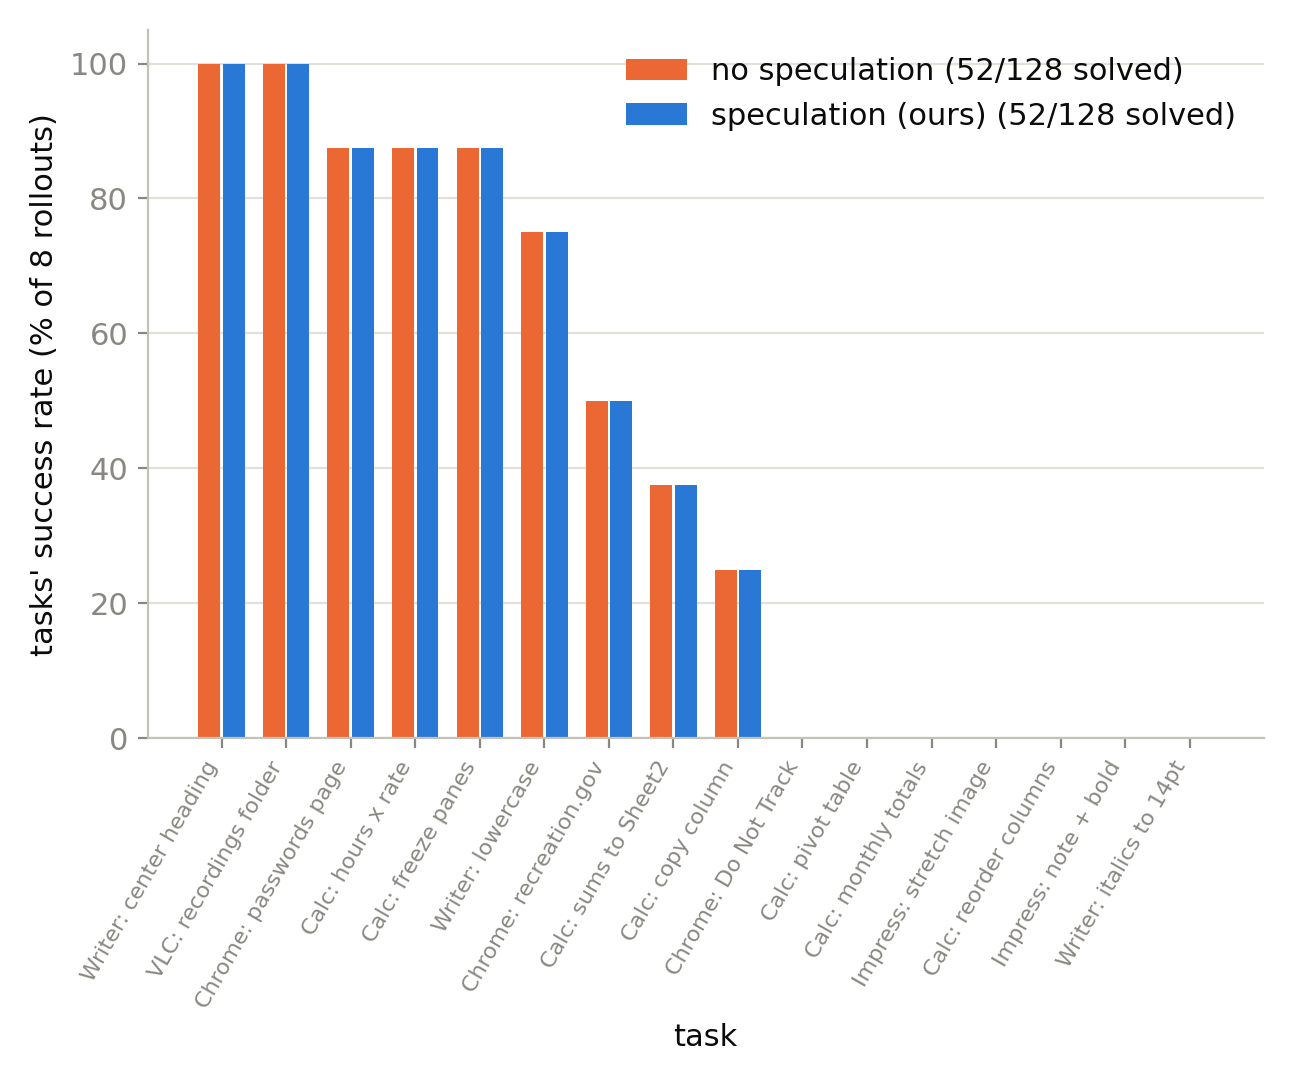

The Python source for this figure:
"""Per-task success rate (reward >= 0.9 over the task's rollouts), no speculation vs speculation, same recording replayed.

  python3 spec_reward.py OUT BASELINE_RUN SPEC_RUN   -> OUT/spec_reward.png/.svg, OUT/rewards.csv
"""
import json, sys
from collections import defaultdict
from pathlib import Path

import matplotlib
matplotlib.use("Agg")
import matplotlib.pyplot as plt

from timeline_plot import INK, MUTED, GRID, AXIS
from spec_plot import LABEL, COLOR


NAMES = {"3ef2b351": "Writer: center heading", "8ba5ae7a": "VLC: recordings folder", "12086550": "Chrome: passwords page",
         "357ef137": "Calc: hours x rate", "4188d3a4": "Calc: freeze panes", "d53ff5ee": "Writer: lowercase",
         "b4f95342": "Chrome: recreation.gov", "42e0a640": "Calc: sums to Sheet2", "1273e544": "Calc: copy column",
         "030eeff7": "Chrome: Do Not Track", "1954cced": "Calc: pivot table", "26a8440e": "Calc: monthly totals",
         "5d901039": "Impress: stretch image", "7a4e4bc8": "Calc: reorder columns", "7dbc52a6": "Impress: note + bold",
         "e246f6d8": "Writer: italics to 14pt"}


def rewards(run):
    out = defaultdict(dict)
    for e in map(json.loads, open(Path(run) / "events.jsonl")):
        if e["event"] == "rollout_done":
            out[e["task"]][e["k"]] = e["reward"]
    return out


def main():
    out = Path(sys.argv[1]); out.mkdir(parents=True, exist_ok=True)
    runs = [rewards(r) for r in sys.argv[2:4]]
    tasks = json.load(open(Path(sys.argv[2]) / "config.json")).get("tasks_list") or None
    apps = {}
    for run in sys.argv[2:4]:
        for e in map(json.loads, open(Path(run) / "events.jsonl")):
            if e["event"] == "rollout_done" and "app" in e:
                apps[e["task"]] = e["app"]
    order = sorted(runs[0], key=lambda t: (-sum(v >= 0.9 for v in runs[0][t].values()), t))
    rate = [[sum(v >= 0.9 for v in r[t].values()) / max(len(r[t]), 1) for t in order] for r in runs]
    with open(out / "rewards.csv", "w") as f:
        f.write("task,k," + ",".join(l.replace(" ", "_") for l in LABEL) + "\n")
        for t in order:
            for k in sorted(runs[0][t]):
                f.write(f"{t},{k}," + ",".join(str(r[t].get(k, '')) for r in runs) + "\n")
    same = sum(runs[0][t].get(k) == runs[1][t].get(k) for t in order for k in runs[0][t])
    n = sum(len(runs[0][t]) for t in order)
    print(f"identical rewards: {same}/{n}; solved: " + ", ".join(f"{l} {sum(v >= 0.9 for t in order for v in r[t].values())}" for l, r in zip(LABEL, runs)))

    plt.rcParams.update({"font.size": 11, "axes.edgecolor": AXIS, "axes.labelcolor": INK,
                         "xtick.color": MUTED, "ytick.color": MUTED, "text.color": INK})
    fig, ax = plt.subplots(figsize=(7.2, 4.6), dpi=200)
    w = 0.38
    xs = range(len(order))
    for j, (vals, lab, col) in enumerate(zip(rate, LABEL, COLOR)):
        solved = sum(v >= 0.9 for t in order for v in runs[j][t].values())
        ax.bar([x + (j - 0.5) * w for x in xs], [100 * v for v in vals], width=w - 0.04, color=col,
               label=f"{lab} ({solved}/{n} solved)")
    ax.set_xticks(list(xs))
    ax.set_xticklabels([NAMES.get(t[:8], t[:8]) for t in order], rotation=60, ha="right", fontsize=8)
    ax.set_ylabel("tasks' success rate (% of 8 rollouts)")
    ax.set_xlabel("task")
    ax.set_ylim(0, 105)
    ax.grid(axis="y", color=GRID, lw=0.8)
    ax.set_axisbelow(True)
    for side in ("top", "right"):
        ax.spines[side].set_visible(False)
    ax.legend(frameon=False, loc="upper right")
    for ext in ("png", "svg"):
        fig.savefig(out / f"spec_reward.{ext}", bbox_inches="tight", pad_inches=0.15)
    plt.close(fig)


if __name__ == "__main__":
    main()
